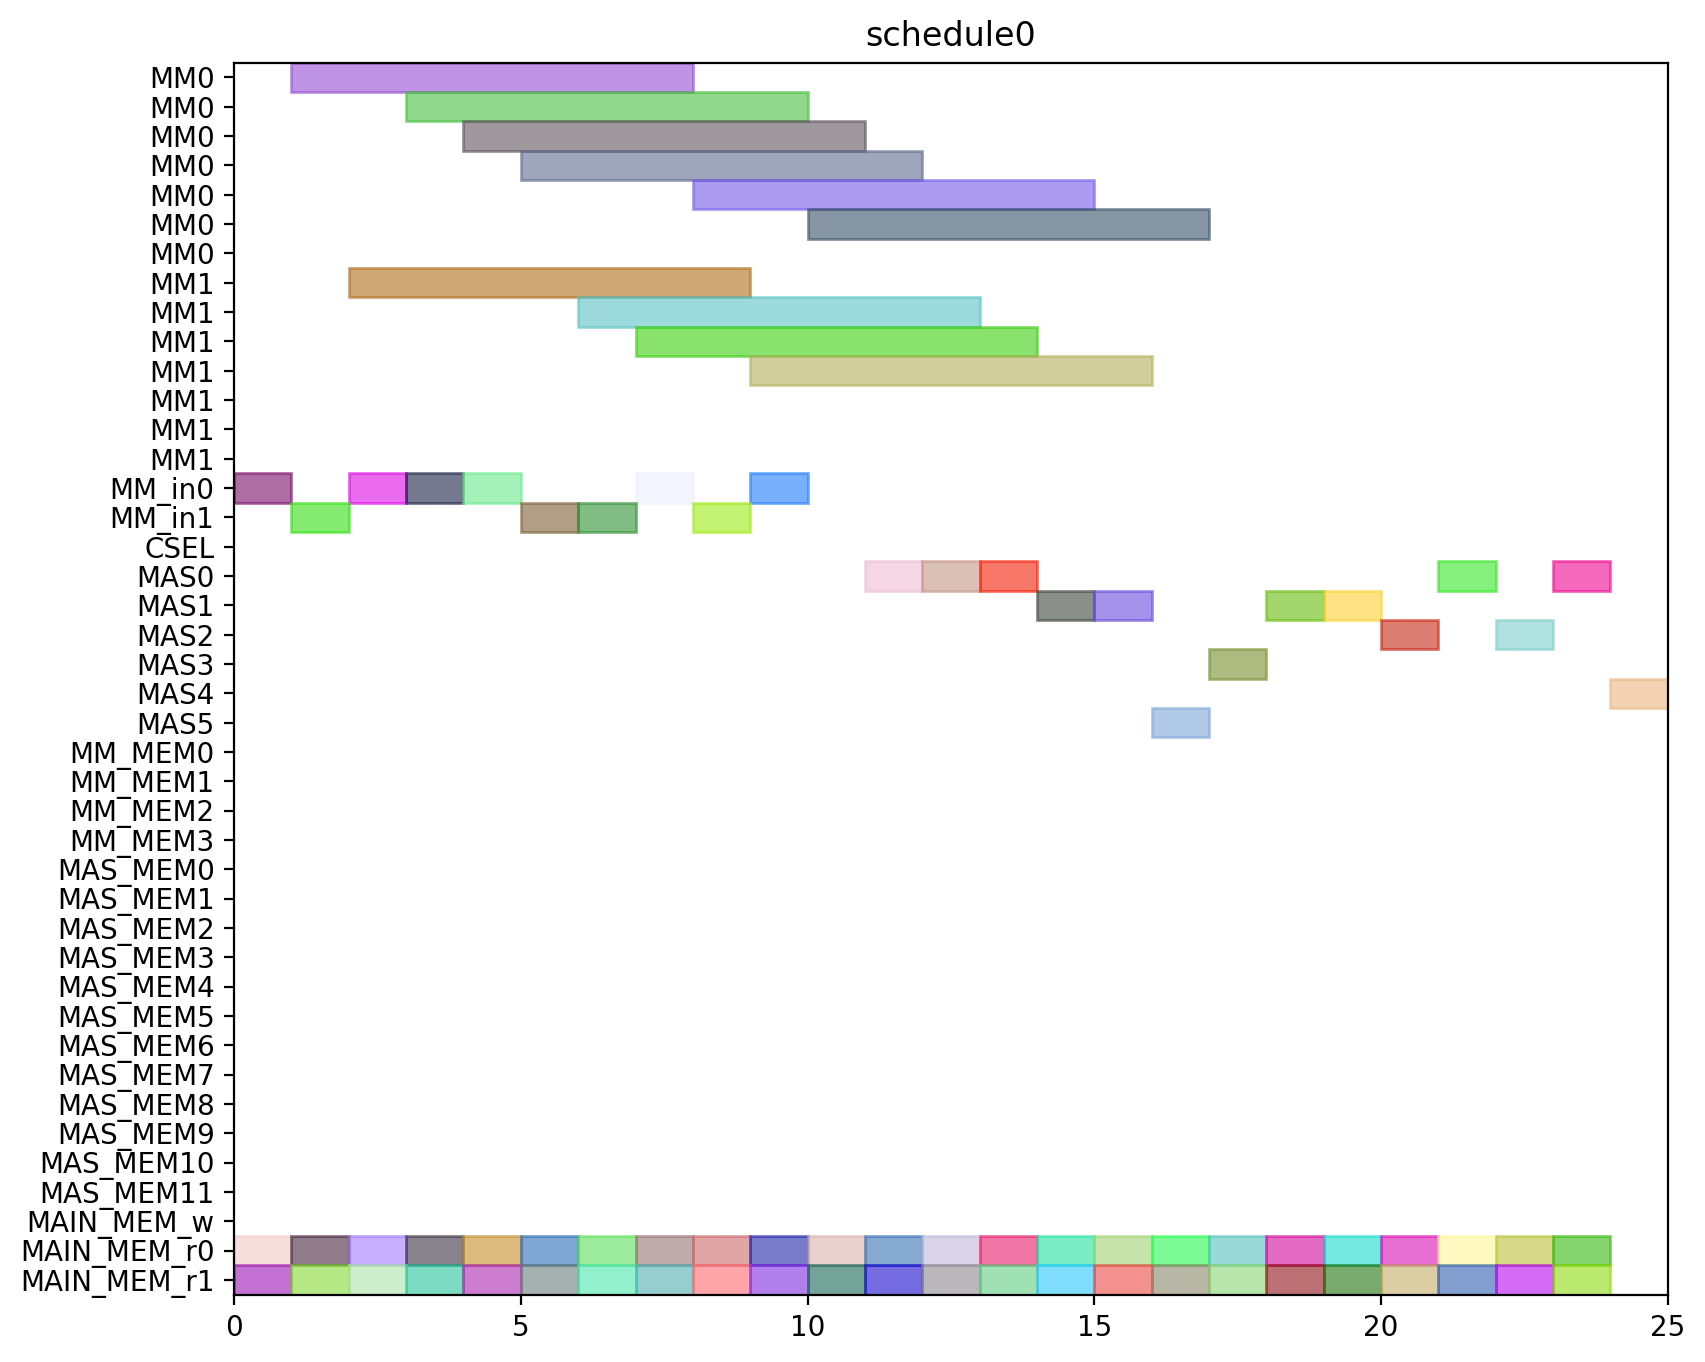

Source code (Python):
from pyschedule import Scenario, solvers, plotters, alt


def solve():
	horizon = 120
	S = Scenario("schedule0", horizon=horizon)

	# resource
	MM = S.Resources('MM', num=2, size=7)
	MM_in = S.Resources('MM_in', num=2)
	CSEL = S.Resource('CSEL')
	MAS = S.Resources('MAS', num=6, size=1, periods=range(1, horizon))
	MM_MEM = S.Resources('MM_MEM', num=4)
	MAS_MEM = S.Resources('MAS_MEM', num=12)
	MAIN_MEM_w = S.Resource('MAIN_MEM_w', size=1)
	MAIN_MEM_r = S.Resources('MAIN_MEM_r', num=2)

	# result of previous scheduling

	# new tasks
	t0_t0 = S.Task('t0_t0', length=1, delay_cost=1)
	t0_t0 += alt(MAS)
	t0_t0_mem0 = S.Task('t0_t0_mem0', length=1, delay_cost=1)
	t0_t0_mem0 += MAIN_MEM_r[0]
	S += t0_t0_mem0 <= t0_t0

	t0_t0_mem1 = S.Task('t0_t0_mem1', length=1, delay_cost=1)
	t0_t0_mem1 += MAIN_MEM_r[1]
	S += t0_t0_mem1 <= t0_t0

	t0_t1 = S.Task('t0_t1', length=1, delay_cost=1)
	t0_t1 += alt(MAS)
	t0_t1_mem0 = S.Task('t0_t1_mem0', length=1, delay_cost=1)
	t0_t1_mem0 += MAIN_MEM_r[0]
	S += t0_t1_mem0 <= t0_t1

	t0_t1_mem1 = S.Task('t0_t1_mem1', length=1, delay_cost=1)
	t0_t1_mem1 += MAIN_MEM_r[1]
	S += t0_t1_mem1 <= t0_t1

	t0_t3 = S.Task('t0_t3', length=7, delay_cost=1)
	t0_t3 += alt(MM)
	t0_t3_in = S.Task('t0_t3_in', length=1, delay_cost=1)
	t0_t3_in += alt(MM_in)
	S += t0_t3_in*MM_in[0]<=t0_t3*MM[0]
	S += t0_t3_in*MM_in[1]<=t0_t3*MM[1]
	t0_t3_mem0 = S.Task('t0_t3_mem0', length=1, delay_cost=1)
	t0_t3_mem0 += MAIN_MEM_r[0]
	S += t0_t3_mem0 <= t0_t3

	t0_t3_mem1 = S.Task('t0_t3_mem1', length=1, delay_cost=1)
	t0_t3_mem1 += MAIN_MEM_r[1]
	S += t0_t3_mem1 <= t0_t3

	t10 = S.Task('t10', length=1, delay_cost=1)
	t10 += alt(MAS)
	t10_mem0 = S.Task('t10_mem0', length=1, delay_cost=1)
	t10_mem0 += MAIN_MEM_r[0]
	S += t10_mem0 <= t10

	t10_mem1 = S.Task('t10_mem1', length=1, delay_cost=1)
	t10_mem1 += MAIN_MEM_r[1]
	S += t10_mem1 <= t10

	t11 = S.Task('t11', length=1, delay_cost=1)
	t11 += alt(MAS)
	t11_mem0 = S.Task('t11_mem0', length=1, delay_cost=1)
	t11_mem0 += MAIN_MEM_r[0]
	S += t11_mem0 <= t11

	t11_mem1 = S.Task('t11_mem1', length=1, delay_cost=1)
	t11_mem1 += MAIN_MEM_r[1]
	S += t11_mem1 <= t11

	t3_t0 = S.Task('t3_t0', length=7, delay_cost=1)
	t3_t0 += alt(MM)
	t3_t0_in = S.Task('t3_t0_in', length=1, delay_cost=1)
	t3_t0_in += alt(MM_in)
	S += t3_t0_in*MM_in[0]<=t3_t0*MM[0]
	S += t3_t0_in*MM_in[1]<=t3_t0*MM[1]
	t3_t0_mem0 = S.Task('t3_t0_mem0', length=1, delay_cost=1)
	t3_t0_mem0 += MAIN_MEM_r[0]
	S += t3_t0_mem0 <= t3_t0

	t3_t0_mem1 = S.Task('t3_t0_mem1', length=1, delay_cost=1)
	t3_t0_mem1 += MAIN_MEM_r[1]
	S += t3_t0_mem1 <= t3_t0

	t3_t1 = S.Task('t3_t1', length=7, delay_cost=1)
	t3_t1 += alt(MM)
	t3_t1_in = S.Task('t3_t1_in', length=1, delay_cost=1)
	t3_t1_in += alt(MM_in)
	S += t3_t1_in*MM_in[0]<=t3_t1*MM[0]
	S += t3_t1_in*MM_in[1]<=t3_t1*MM[1]
	t3_t1_mem0 = S.Task('t3_t1_mem0', length=1, delay_cost=1)
	t3_t1_mem0 += MAIN_MEM_r[0]
	S += t3_t1_mem0 <= t3_t1

	t3_t1_mem1 = S.Task('t3_t1_mem1', length=1, delay_cost=1)
	t3_t1_mem1 += MAIN_MEM_r[1]
	S += t3_t1_mem1 <= t3_t1

	t3_t2 = S.Task('t3_t2', length=1, delay_cost=1)
	t3_t2 += alt(MAS)
	t3_t2_mem0 = S.Task('t3_t2_mem0', length=1, delay_cost=1)
	t3_t2_mem0 += MAIN_MEM_r[0]
	S += t3_t2_mem0 <= t3_t2

	t3_t2_mem1 = S.Task('t3_t2_mem1', length=1, delay_cost=1)
	t3_t2_mem1 += MAIN_MEM_r[1]
	S += t3_t2_mem1 <= t3_t2

	t3_t3 = S.Task('t3_t3', length=1, delay_cost=1)
	t3_t3 += alt(MAS)
	t3_t3_mem0 = S.Task('t3_t3_mem0', length=1, delay_cost=1)
	t3_t3_mem0 += MAIN_MEM_r[0]
	S += t3_t3_mem0 <= t3_t3

	t3_t3_mem1 = S.Task('t3_t3_mem1', length=1, delay_cost=1)
	t3_t3_mem1 += MAIN_MEM_r[1]
	S += t3_t3_mem1 <= t3_t3

	t4_t0 = S.Task('t4_t0', length=1, delay_cost=1)
	t4_t0 += alt(MAS)
	t4_t0_mem0 = S.Task('t4_t0_mem0', length=1, delay_cost=1)
	t4_t0_mem0 += MAIN_MEM_r[0]
	S += t4_t0_mem0 <= t4_t0

	t4_t0_mem1 = S.Task('t4_t0_mem1', length=1, delay_cost=1)
	t4_t0_mem1 += MAIN_MEM_r[1]
	S += t4_t0_mem1 <= t4_t0

	t4_t1 = S.Task('t4_t1', length=1, delay_cost=1)
	t4_t1 += alt(MAS)
	t4_t1_mem0 = S.Task('t4_t1_mem0', length=1, delay_cost=1)
	t4_t1_mem0 += MAIN_MEM_r[0]
	S += t4_t1_mem0 <= t4_t1

	t4_t1_mem1 = S.Task('t4_t1_mem1', length=1, delay_cost=1)
	t4_t1_mem1 += MAIN_MEM_r[1]
	S += t4_t1_mem1 <= t4_t1

	t4_t3 = S.Task('t4_t3', length=7, delay_cost=1)
	t4_t3 += alt(MM)
	t4_t3_in = S.Task('t4_t3_in', length=1, delay_cost=1)
	t4_t3_in += alt(MM_in)
	S += t4_t3_in*MM_in[0]<=t4_t3*MM[0]
	S += t4_t3_in*MM_in[1]<=t4_t3*MM[1]
	t4_t3_mem0 = S.Task('t4_t3_mem0', length=1, delay_cost=1)
	t4_t3_mem0 += MAIN_MEM_r[0]
	S += t4_t3_mem0 <= t4_t3

	t4_t3_mem1 = S.Task('t4_t3_mem1', length=1, delay_cost=1)
	t4_t3_mem1 += MAIN_MEM_r[1]
	S += t4_t3_mem1 <= t4_t3

	t5_t0 = S.Task('t5_t0', length=7, delay_cost=1)
	t5_t0 += alt(MM)
	t5_t0_in = S.Task('t5_t0_in', length=1, delay_cost=1)
	t5_t0_in += alt(MM_in)
	S += t5_t0_in*MM_in[0]<=t5_t0*MM[0]
	S += t5_t0_in*MM_in[1]<=t5_t0*MM[1]
	t5_t0_mem0 = S.Task('t5_t0_mem0', length=1, delay_cost=1)
	t5_t0_mem0 += MAIN_MEM_r[0]
	S += t5_t0_mem0 <= t5_t0

	t5_t0_mem1 = S.Task('t5_t0_mem1', length=1, delay_cost=1)
	t5_t0_mem1 += MAIN_MEM_r[1]
	S += t5_t0_mem1 <= t5_t0

	t5_t1 = S.Task('t5_t1', length=7, delay_cost=1)
	t5_t1 += alt(MM)
	t5_t1_in = S.Task('t5_t1_in', length=1, delay_cost=1)
	t5_t1_in += alt(MM_in)
	S += t5_t1_in*MM_in[0]<=t5_t1*MM[0]
	S += t5_t1_in*MM_in[1]<=t5_t1*MM[1]
	t5_t1_mem0 = S.Task('t5_t1_mem0', length=1, delay_cost=1)
	t5_t1_mem0 += MAIN_MEM_r[0]
	S += t5_t1_mem0 <= t5_t1

	t5_t1_mem1 = S.Task('t5_t1_mem1', length=1, delay_cost=1)
	t5_t1_mem1 += MAIN_MEM_r[1]
	S += t5_t1_mem1 <= t5_t1

	t5_t2 = S.Task('t5_t2', length=1, delay_cost=1)
	t5_t2 += alt(MAS)
	t5_t2_mem0 = S.Task('t5_t2_mem0', length=1, delay_cost=1)
	t5_t2_mem0 += MAIN_MEM_r[0]
	S += t5_t2_mem0 <= t5_t2

	t5_t2_mem1 = S.Task('t5_t2_mem1', length=1, delay_cost=1)
	t5_t2_mem1 += MAIN_MEM_r[1]
	S += t5_t2_mem1 <= t5_t2

	t5_t3 = S.Task('t5_t3', length=1, delay_cost=1)
	t5_t3 += alt(MAS)
	t5_t3_mem0 = S.Task('t5_t3_mem0', length=1, delay_cost=1)
	t5_t3_mem0 += MAIN_MEM_r[0]
	S += t5_t3_mem0 <= t5_t3

	t5_t3_mem1 = S.Task('t5_t3_mem1', length=1, delay_cost=1)
	t5_t3_mem1 += MAIN_MEM_r[1]
	S += t5_t3_mem1 <= t5_t3

	t6_t0 = S.Task('t6_t0', length=7, delay_cost=1)
	t6_t0 += alt(MM)
	t6_t0_in = S.Task('t6_t0_in', length=1, delay_cost=1)
	t6_t0_in += alt(MM_in)
	S += t6_t0_in*MM_in[0]<=t6_t0*MM[0]
	S += t6_t0_in*MM_in[1]<=t6_t0*MM[1]
	t6_t0_mem0 = S.Task('t6_t0_mem0', length=1, delay_cost=1)
	t6_t0_mem0 += MAIN_MEM_r[0]
	S += t6_t0_mem0 <= t6_t0

	t6_t0_mem1 = S.Task('t6_t0_mem1', length=1, delay_cost=1)
	t6_t0_mem1 += MAIN_MEM_r[1]
	S += t6_t0_mem1 <= t6_t0

	t6_t1 = S.Task('t6_t1', length=7, delay_cost=1)
	t6_t1 += alt(MM)
	t6_t1_in = S.Task('t6_t1_in', length=1, delay_cost=1)
	t6_t1_in += alt(MM_in)
	S += t6_t1_in*MM_in[0]<=t6_t1*MM[0]
	S += t6_t1_in*MM_in[1]<=t6_t1*MM[1]
	t6_t1_mem0 = S.Task('t6_t1_mem0', length=1, delay_cost=1)
	t6_t1_mem0 += MAIN_MEM_r[0]
	S += t6_t1_mem0 <= t6_t1

	t6_t1_mem1 = S.Task('t6_t1_mem1', length=1, delay_cost=1)
	t6_t1_mem1 += MAIN_MEM_r[1]
	S += t6_t1_mem1 <= t6_t1

	t6_t2 = S.Task('t6_t2', length=1, delay_cost=1)
	t6_t2 += alt(MAS)
	t6_t2_mem0 = S.Task('t6_t2_mem0', length=1, delay_cost=1)
	t6_t2_mem0 += MAIN_MEM_r[0]
	S += t6_t2_mem0 <= t6_t2

	t6_t2_mem1 = S.Task('t6_t2_mem1', length=1, delay_cost=1)
	t6_t2_mem1 += MAIN_MEM_r[1]
	S += t6_t2_mem1 <= t6_t2

	t6_t3 = S.Task('t6_t3', length=1, delay_cost=1)
	t6_t3 += alt(MAS)
	t6_t3_mem0 = S.Task('t6_t3_mem0', length=1, delay_cost=1)
	t6_t3_mem0 += MAIN_MEM_r[0]
	S += t6_t3_mem0 <= t6_t3

	t6_t3_mem1 = S.Task('t6_t3_mem1', length=1, delay_cost=1)
	t6_t3_mem1 += MAIN_MEM_r[1]
	S += t6_t3_mem1 <= t6_t3

	t7_t0 = S.Task('t7_t0', length=7, delay_cost=1)
	t7_t0 += alt(MM)
	t7_t0_in = S.Task('t7_t0_in', length=1, delay_cost=1)
	t7_t0_in += alt(MM_in)
	S += t7_t0_in*MM_in[0]<=t7_t0*MM[0]
	S += t7_t0_in*MM_in[1]<=t7_t0*MM[1]
	t7_t0_mem0 = S.Task('t7_t0_mem0', length=1, delay_cost=1)
	t7_t0_mem0 += MAIN_MEM_r[0]
	S += t7_t0_mem0 <= t7_t0

	t7_t0_mem1 = S.Task('t7_t0_mem1', length=1, delay_cost=1)
	t7_t0_mem1 += MAIN_MEM_r[1]
	S += t7_t0_mem1 <= t7_t0

	t7_t1 = S.Task('t7_t1', length=7, delay_cost=1)
	t7_t1 += alt(MM)
	t7_t1_in = S.Task('t7_t1_in', length=1, delay_cost=1)
	t7_t1_in += alt(MM_in)
	S += t7_t1_in*MM_in[0]<=t7_t1*MM[0]
	S += t7_t1_in*MM_in[1]<=t7_t1*MM[1]
	t7_t1_mem0 = S.Task('t7_t1_mem0', length=1, delay_cost=1)
	t7_t1_mem0 += MAIN_MEM_r[0]
	S += t7_t1_mem0 <= t7_t1

	t7_t1_mem1 = S.Task('t7_t1_mem1', length=1, delay_cost=1)
	t7_t1_mem1 += MAIN_MEM_r[1]
	S += t7_t1_mem1 <= t7_t1

	t7_t2 = S.Task('t7_t2', length=1, delay_cost=1)
	t7_t2 += alt(MAS)
	t7_t2_mem0 = S.Task('t7_t2_mem0', length=1, delay_cost=1)
	t7_t2_mem0 += MAIN_MEM_r[0]
	S += t7_t2_mem0 <= t7_t2

	t7_t2_mem1 = S.Task('t7_t2_mem1', length=1, delay_cost=1)
	t7_t2_mem1 += MAIN_MEM_r[1]
	S += t7_t2_mem1 <= t7_t2

	t7_t3 = S.Task('t7_t3', length=1, delay_cost=1)
	t7_t3 += alt(MAS)
	t7_t3_mem0 = S.Task('t7_t3_mem0', length=1, delay_cost=1)
	t7_t3_mem0 += MAIN_MEM_r[0]
	S += t7_t3_mem0 <= t7_t3

	t7_t3_mem1 = S.Task('t7_t3_mem1', length=1, delay_cost=1)
	t7_t3_mem1 += MAIN_MEM_r[1]
	S += t7_t3_mem1 <= t7_t3

	solvers.mip.solve(S,msg=1,kind='CPLEX',ratio_gap=1.01)

	solution = [['hoge']*len(S.solution()[1]) for i in range(len(S.solution()))]
	for i in range(len(S.solution())):
		for j in range(len(S.solution()[i])):
			solution[i][j]=str(S.solution()[i][j])
	print(solution)

	cycles = int(solution[-1][3])

	pic_file_name = "/home/mfukuda/ABE/multiRAM_multiMAS_16mux/scheduling_result/stage7MM2_stage1MAS6/SQR012345/schedule0.png"
	if(S.solution() != []):
		plotters.matplotlib.plot(S,img_filename=pic_file_name, show_task_labels=False, fig_size=(cycles*0.25+3, 8))

	return solution
